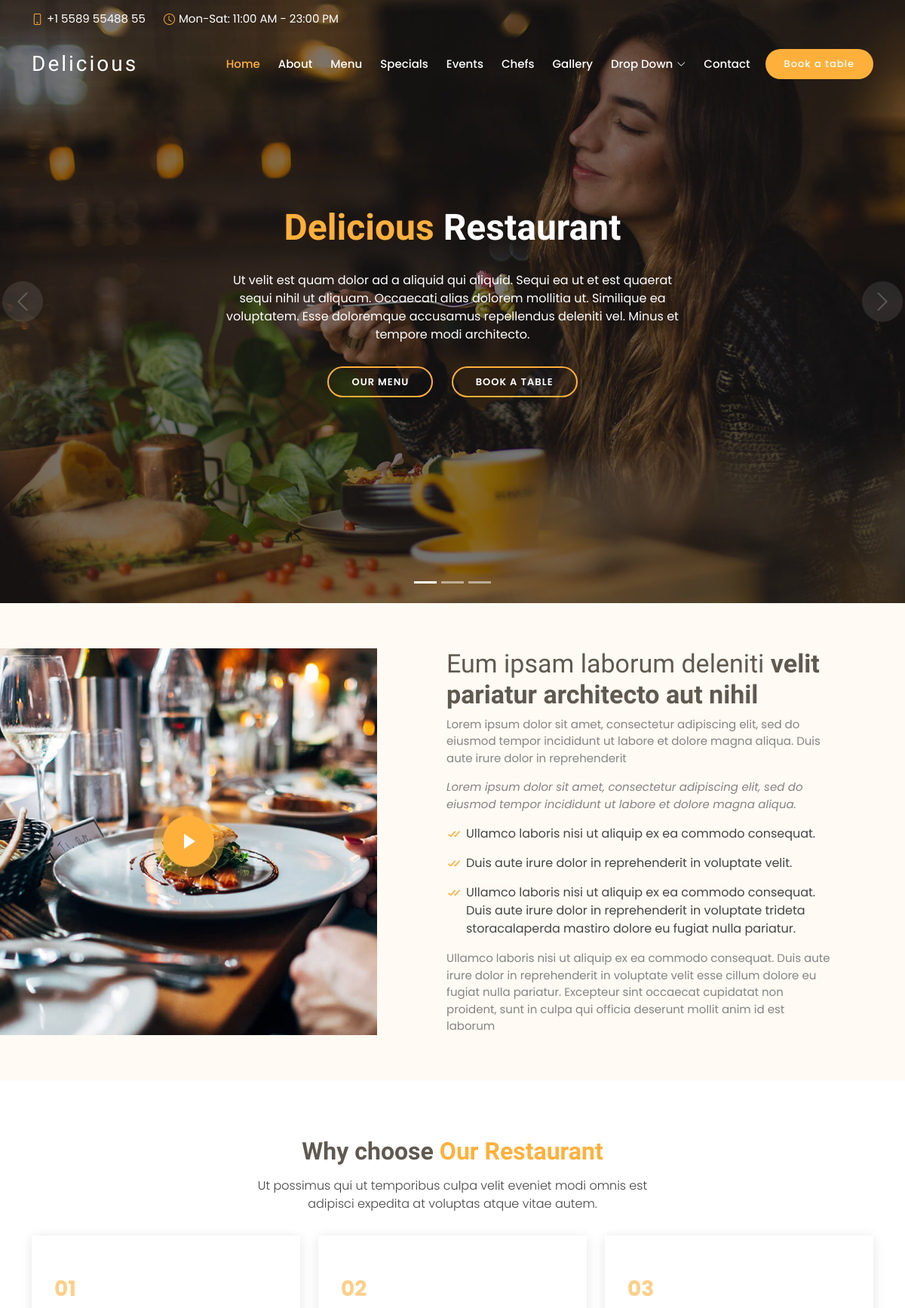
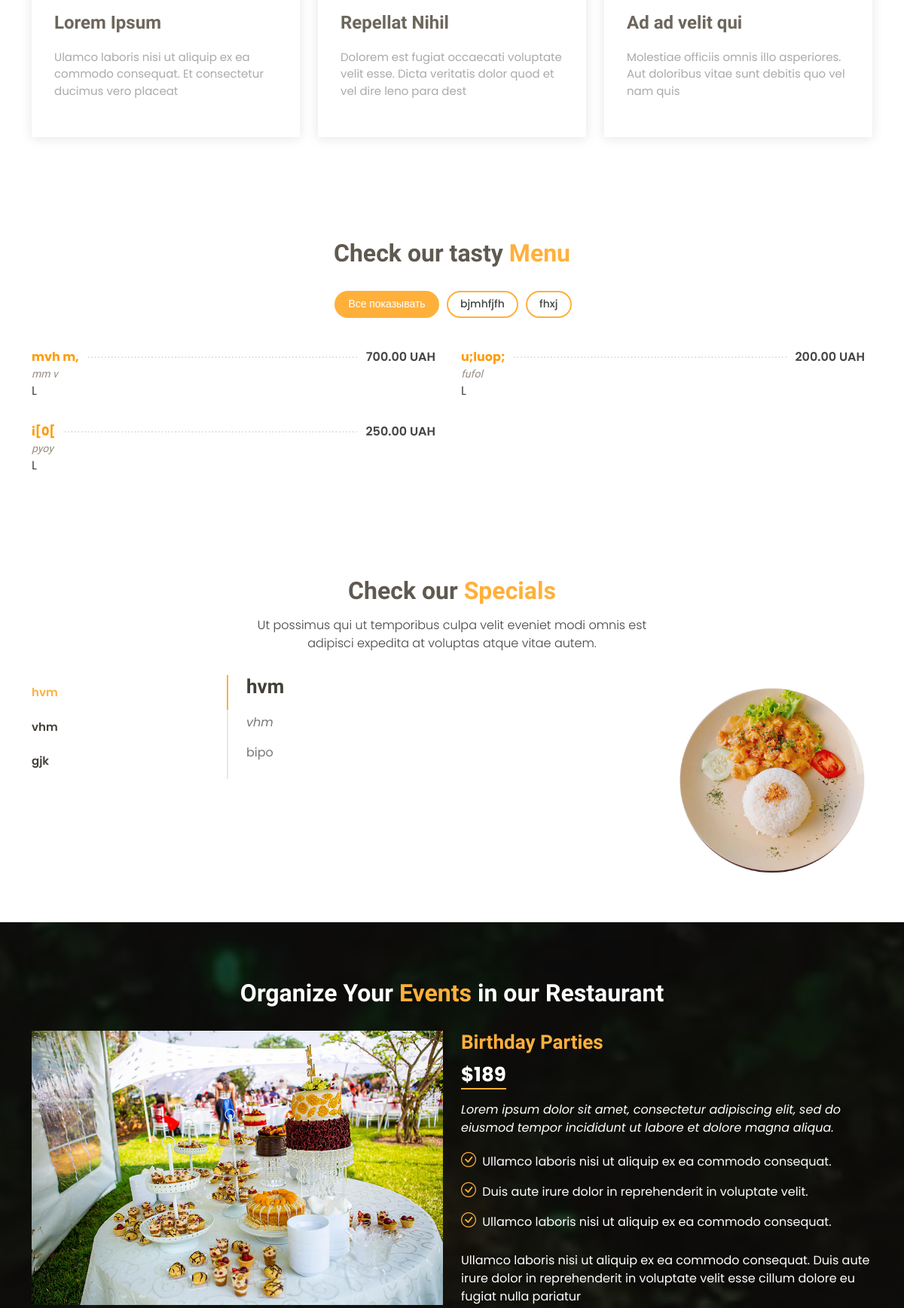
The page / (upper part) on the database its author committed (2 pictures, top to bottom).
### main_page/models.py (models this page shows, shortened)
class Category(models.Model):
    title = models.CharField(max_length=50, unique=True, db_index=True)
    position = models.SmallIntegerField(unique=True)
    is_visible = models.BooleanField(default=True)
    class Meta:
        ordering = ('position',)

class Dish(models.Model):
    title = models.CharField(max_length=50, unique=True, db_index=True)
    position = models.SmallIntegerField()
    is_visible = models.BooleanField(default=True)
    ingredients = models.CharField(max_length=255)
    desc = models.TextField(max_length=500, blank=True)
    price = models.DecimalField(max_digits=6, decimal_places=2)
    photo = models.ImageField(upload_to='dishes/%Y-%m-%d', blank=True)
    category = models.ForeignKey(Category, on_delete=models.CASCADE, related_name='dishes')
    is_special = models.BooleanField(default=False)
    class Meta:
        ordering = ('category', 'position',)

### main_page/views.py (the view)
# urls.py: path('', main),
def main (request):
    categories = Category.objects.filter(is_visible=True)
    dishes =Dish.objects.filter(is_visible=True, is_special=False)
    special_dishes = Dish.objects.filter(is_visible=True, is_special=True)
    gallery_photos = list(Photo_gallery.objects.filter(is_visible=True))
    gallery_photos = random.sample(gallery_photos, QTY_PHOTOS_IN_GALLERY)
    form_reserve = BookingForm()
    return render(request,'main_page.html', context={
        'categories': categories,
        'dishes': dishes,
        'special_dishes': special_dishes,
        'form_reserve': form_reserve,
        'gallery_photos': gallery_photos,
    })

### templates/main_page.html (shortened to what this page needs)
{% extends 'index.html'%}
{% block main_content %}
    <section id="about" class="about">
      <div class="container-fluid">
        <div class="row">
          <div class="col-lg-5 align-items-stretch video-box" style='background-image: url("assets/img/about.jpg");'>
            <a href="https://www.youtube.com/watch?v=jDDaplaOz7Q" class="venobox play-btn mb-4" data-vbtype="video" data-autoplay="true"></a>
          </div>
          <div class="col-lg-7 d-flex flex-column justify-content-center align-items-stretch">
            <div class="content">
              <h3>Eum ipsam laborum deleniti <strong>velit pariatur architecto aut nihil</strong></h3>
              <p>
                Lorem ipsum dolor sit amet, consectetur adipiscing elit, sed do eiusmod tempor incididunt ut labore et dolore magna aliqua. Duis aute irure dolor in reprehenderit
              </p>
              <p class="fst-italic">
                Lorem ipsum dolor sit amet, consectetur adipiscing elit, sed do eiusmod tempor incididunt ut labore et dolore
                magna aliqua.
              </p>
              <ul>
                <li><i class="bx bx-check-double"></i> Ullamco laboris nisi ut aliquip ex ea commodo consequat.</li>
                <li><i class="bx bx-check-double"></i> Duis aute irure dolor in reprehenderit in voluptate velit.</li>
                <li><i class="bx bx-check-double"></i> Ullamco laboris nisi ut aliquip ex ea commodo consequat. Duis aute irure dolor in reprehenderit in voluptate trideta storacalaperda mastiro dolore eu fugiat nulla pariatur.</li>
              </ul>
              <p>
                Ullamco laboris nisi ut aliquip ex ea commodo consequat. Duis aute irure dolor in reprehenderit in voluptate
                velit esse cillum dolore eu fugiat nulla pariatur. Excepteur sint occaecat cupidatat non proident, sunt in
                culpa qui officia deserunt mollit anim id est laborum
              </p>
            </div>
          </div>
        </div>
      </div>
    </section>
    <section id="why-us" class="why-us">
      <div class="container">
        <div class="section-title">
          <h2>Why choose <span>Our Restaurant</span></h2>
          <p>Ut possimus qui ut temporibus culpa velit eveniet modi omnis est adipisci expedita at voluptas atque vitae autem.</p>
        </div>
        <div class="row">
          <div class="col-lg-4">
            <div class="box">
              <span>01</span>
              <h4>Lorem Ipsum</h4>
              <p>Ulamco laboris nisi ut aliquip ex ea commodo consequat. Et consectetur ducimus vero placeat</p>
            </div>
          </div>
          <div class="col-lg-4 mt-4 mt-lg-0">
            <div class="box">
              <span>02</span>
              <h4>Repellat Nihil</h4>
              <p>Dolorem est fugiat occaecati voluptate velit esse. Dicta veritatis dolor quod et vel dire leno para dest</p>
            </div>
          </div>
          <div class="col-lg-4 mt-4 mt-lg-0">
            <div class="box">
              <span>03</span>
              <h4> Ad ad velit qui</h4>
              <p>Molestiae officiis omnis illo asperiores. Aut doloribus vitae sunt debitis quo vel nam quis</p>
            </div>
          </div>
        </div>
      </div>
    </section>
    {% include 'main_menu.html' %}
    {% include 'specials_dishes.html' %}
    {% include 'events.html' %}
{% endblock %}

### templates/index.html (shortened to what this page needs)
{% load static %}
<!DOCTYPE html>
<html lang="en">
<head>
  <link href={% static "assets/vendor/animate.css/animate.min.css" %} rel="stylesheet">
  <link href={% static "assets/vendor/bootstrap/css/bootstrap.min.css" %} rel="stylesheet">
  <link href={% static "assets/vendor/bootstrap-icons/bootstrap-icons.css" %} rel="stylesheet">
  <link href={% static "assets/vendor/boxicons/css/boxicons.min.css" %} rel="stylesheet">
  <link href={% static "assets/vendor/glightbox/css/glightbox.min.css" %} rel="stylesheet">
  <link href={% static "assets/vendor/swiper/swiper-bundle.min.css"%} rel="stylesheet">
  <link href= {% static "assets/css/style.css"  %} rel="stylesheet">
</head>
<body>
  <section id="topbar" class="d-flex align-items-center fixed-top topbar-transparent">
    <div class="container-fluid container-xl d-flex align-items-center justify-content-center justify-content-lg-start">
      <i class="bi bi-phone d-flex align-items-center"><span>+1 5589 55488 55</span></i>
      <i class="bi bi-clock ms-4 d-none d-lg-flex align-items-center"><span>Mon-Sat: 11:00 AM - 23:00 PM</span></i>
    </div>
  </section>
  <header id="header" class="fixed-top d-flex align-items-center header-transparent">
    <div class="container-fluid container-xl d-flex align-items-center justify-content-between">
      <div class="logo me-auto">
        <h1><a href="index.html">Delicious</a></h1>
      </div>
      <nav id="navbar" class="navbar order-last order-lg-0">
        <ul>
          <li><a class="nav-link scrollto active" href="#hero">Home</a></li>
          <li><a class="nav-link scrollto" href="#about">About</a></li>
          <li><a class="nav-link scrollto" href="#menu">Menu</a></li>
          <li><a class="nav-link scrollto" href="#specials">Specials</a></li>
          <li><a class="nav-link scrollto" href="#events">Events</a></li>
          <li><a class="nav-link scrollto" href="#chefs">Chefs</a></li>
          <li><a class="nav-link scrollto" href="#gallery">Gallery</a></li>
          <li class="dropdown"><a href="#"><span>Drop Down</span> <i class="bi bi-chevron-down"></i></a>
          </li>
          <li><a class="nav-link scrollto" href="#contact">Contact</a></li>
        </ul>
      </nav>
      <a href="#book-a-table" class="book-a-table-btn scrollto">Book a table</a>
    </div>
  </header>
  <section id="hero">
    <div class="hero-container">
      <div id="heroCarousel" data-bs-interval="5000" class="carousel slide carousel-fade" data-bs-ride="carousel">
        <ol class="carousel-indicators" id="hero-carousel-indicators"></ol>
        <div class="carousel-inner" role="listbox">
          <div class="carousel-item active" style="background-image: url(assets/img/slide/slide-1.jpg);">
            <div class="carousel-container">
              <div class="carousel-content">
                <h2 class="animate__animated animate__fadeInDown"><span>Delicious</span> Restaurant</h2>
                <p class="animate__animated animate__fadeInUp">Ut velit est quam dolor ad a aliquid qui aliquid. Sequi ea ut et est quaerat sequi nihil ut aliquam. Occaecati alias dolorem mollitia ut. Similique ea voluptatem. Esse doloremque accusamus repellendus deleniti vel. Minus et tempore modi architecto.</p>
                <div>
                  <a href="#menu" class="btn-menu animate__animated animate__fadeInUp scrollto">Our Menu</a>
                  <a href="#book-a-table" class="btn-book animate__animated animate__fadeInUp scrollto">Book a Table</a>
                </div>
              </div>
            </div>
          </div>
        </div>
        <a class="carousel-control-prev" href="#heroCarousel" role="button" data-bs-slide="prev">
          <span class="carousel-control-prev-icon bi bi-chevron-left" aria-hidden="true"></span>
        </a>
        <a class="carousel-control-next" href="#heroCarousel" role="button" data-bs-slide="next">
          <span class="carousel-control-next-icon bi bi-chevron-right" aria-hidden="true"></span>
        </a>
      </div>
    </div>
  </section>
  <main id="main">
      {% block main_content%}
      {% endblock %}
  </main>
</body>
</html>

### templates/main_menu.html
 <section id="menu" class="menu">
     <div class="container">
         <div class="section-title">
             <h2>Check our tasty <span>Menu</span></h2>
         </div>
         <div class="row">
             <div class="col-lg-12 d-flex justify-content-center">
                 <ul id="menu-flters">
                    <li data-filter="*" class="filter-active">Все показывать</li>
                     {% for item in categories %}
                        <li data-filter=".filter-category-{{ item.pk }}">{{ item.title }}</li>
                     {% endfor %}
                 </ul>
             </div>
         </div>
         <div class="row menu-container">
             {% for item in dishes %}
                  <div class="col-lg-6 menu-item filter-category-{{ item.category.pk }}">
                        <div class="menu-content">
                     <a href="#">{{ item.title}}</a><span>{{item.price}} UAH</span>
                 </div>
             <div class="menu-ingredients">
                 {{ item.ingredients}}
             </div>L
         </div>
             {% endfor %}
     </div>
 </section>

### templates/specials_dishes.html (shortened to what this page needs)
<section id="specials" class="specials">
    <div class="container">
        <div class="section-title">
            <h2>Check our <span>Specials</span></h2>
            <p>Ut possimus qui ut temporibus culpa velit eveniet modi omnis est adipisci expedita at voluptas atque
                vitae autem.</p>
        </div>
        <div class="row">
            <div class="col-lg-3">
                <ul class="nav nav-tabs flex-column">
                    {% for item in special_dishes %}
                        {% if forloop.first %}
                            <li class="nav-item">
                                <a class="nav-link active show" data-bs-toggle="tab"
                                   href="#tab-{{ item.pk }}">{{ item.title }}</a>
                            </li>
                        {% else %}
                            <li class="nav-item">
                                <a class="nav-link" data-bs-toggle="tab"
                                   href="#tab-{{ item.pk }}">
                                    {{ item.title }}
                                </a>
                            </li>
                        {% endif %}
                    {% endfor %}
                </ul>
          </div>
          <div class="col-lg-9 mt-4 mt-lg-0">
            <div class="tab-content">
                {% for item in special_dishes %}
                    {% if forloop.first %}
                        <div class="tab-pane active show" id="tab-{{ item.pk }}">
                            <div class="row">
                                <div class="col-lg-8 details order-2 order-lg-1">
                                    <h3>{{ item.title }}</h3>
                                    <p class="fst-italic">{{ item.ingredients }}</p>
                                    <p>{{ item.desc }}</p>
                                </div>
                                <div class="col-lg-4 text-center order-1 order-lg-2">
                                    <img src={{ item.photo.url }} alt="" class="img-fluid">
                                </div>
                            </div>
                        </div>
                    {% endif %}
                {% endfor %}
                  </div>
                </div>
              </div>
    </div>
</section>

### templates/events.html (shortened to what this page needs)
<section id="events" class="events">
      <div class="container">
        <div class="section-title">
          <h2>Organize Your <span>Events</span> in our Restaurant</h2>
        </div>
        <div class="events-slider swiper">
          <div class="swiper-wrapper">
            <div class="swiper-slide">
              <div class="row event-item">
                <div class="col-lg-6">
                  <img src="assets/img/event-birthday.jpg" class="img-fluid" alt="">
                </div>
                <div class="col-lg-6 pt-4 pt-lg-0 content">
                  <h3>Birthday Parties</h3>
                  <div class="price">
                    <p><span>$189</span></p>
                  </div>
                  <p class="fst-italic">
                    Lorem ipsum dolor sit amet, consectetur adipiscing elit, sed do eiusmod tempor incididunt ut labore et dolore
                    magna aliqua.
                  </p>
                  <ul>
                    <li><i class="bi bi-check-circle"></i> Ullamco laboris nisi ut aliquip ex ea commodo consequat.</li>
                    <li><i class="bi bi-check-circle"></i> Duis aute irure dolor in reprehenderit in voluptate velit.</li>
                    <li><i class="bi bi-check-circle"></i> Ullamco laboris nisi ut aliquip ex ea commodo consequat.</li>
                  </ul>
                  <p>
                    Ullamco laboris nisi ut aliquip ex ea commodo consequat. Duis aute irure dolor in reprehenderit in voluptate
                    velit esse cillum dolore eu fugiat nulla pariatur
                  </p>
                </div>
              </div>
            </div>
            <div class="swiper-slide">
              <div class="row event-item">
                <div class="col-lg-6">
                </div>
              </div>
            </div>
            <div class="swiper-slide">
              <div class="row event-item">
                <div class="col-lg-6 pt-4 pt-lg-0 content">
                </div>
              </div>
            </div>
          </div>
        </div>
      </div>
    </section>

### rows shown on the page
Category: title "bjmhfjfh"
Category: title "fhxj"
Dish: title "mvh m,", price "700.00", ingredients "mm v"
Dish: title "u;luop;", price "200.00", ingredients "fufol"
Dish: title "i[0[", price "250.00", ingredients "pyoy"
Dish: title "hvm", ingredients "vhm", desc "bipo", photo (picture)
Dish: title "vhm"
Dish: title "gjk"
